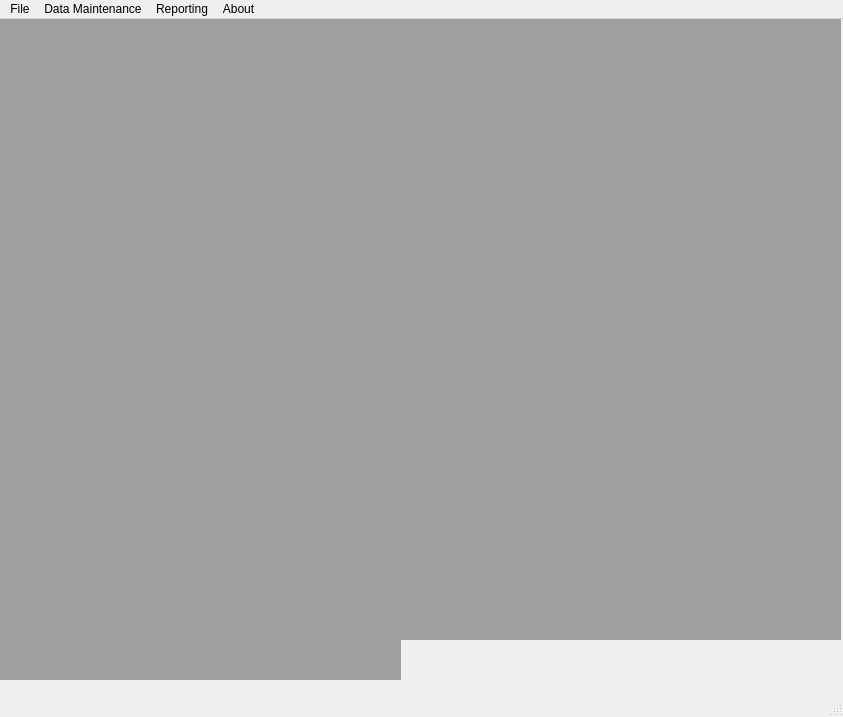
<?xml version="1.0" encoding="UTF-8"?>
<ui version="4.0">
 <class>MainWindow</class>
 <widget class="QMainWindow" name="MainWindow">
  <property name="geometry">
   <rect>
    <x>0</x>
    <y>0</y>
    <width>843</width>
    <height>717</height>
   </rect>
  </property>
  <property name="windowTitle">
   <string>MainWindow</string>
  </property>
  <widget class="QWidget" name="centralwidget">
   <widget class="QMdiArea" name="mdiArea">
    <property name="geometry">
     <rect>
      <x>0</x>
      <y>0</y>
      <width>401</width>
      <height>351</height>
     </rect>
    </property>
    <widget class="QWidget" name="subwindow_sportsEvent">
     <property name="windowTitle">
      <string>Subwindow</string>
     </property>
     <widget class="QLineEdit" name="lineEdit_venue">
      <property name="geometry">
       <rect>
        <x>140</x>
        <y>60</y>
        <width>201</width>
        <height>20</height>
       </rect>
      </property>
     </widget>
     <widget class="QLineEdit" name="lineEdit_Title">
      <property name="geometry">
       <rect>
        <x>140</x>
        <y>100</y>
        <width>201</width>
        <height>20</height>
       </rect>
      </property>
     </widget>
     <widget class="QLineEdit" name="lineEdit_Date">
      <property name="geometry">
       <rect>
        <x>140</x>
        <y>140</y>
        <width>201</width>
        <height>20</height>
       </rect>
      </property>
     </widget>
     <widget class="QLineEdit" name="lineEditStartTime">
      <property name="geometry">
       <rect>
        <x>140</x>
        <y>180</y>
        <width>201</width>
        <height>20</height>
       </rect>
      </property>
     </widget>
     <widget class="QLineEdit" name="lineEdit_EndTime">
      <property name="geometry">
       <rect>
        <x>140</x>
        <y>220</y>
        <width>201</width>
        <height>20</height>
       </rect>
      </property>
     </widget>
     <widget class="QLabel" name="label_venue">
      <property name="geometry">
       <rect>
        <x>60</x>
        <y>60</y>
        <width>71</width>
        <height>20</height>
       </rect>
      </property>
      <property name="font">
       <font>
        <family>MS PGothic</family>
        <pointsize>8</pointsize>
        <weight>75</weight>
        <bold>true</bold>
       </font>
      </property>
      <property name="text">
       <string>Event Venue</string>
      </property>
     </widget>
     <widget class="QLabel" name="labelTitle">
      <property name="geometry">
       <rect>
        <x>60</x>
        <y>100</y>
        <width>61</width>
        <height>16</height>
       </rect>
      </property>
      <property name="font">
       <font>
        <family>MS PGothic</family>
        <weight>75</weight>
        <bold>true</bold>
       </font>
      </property>
      <property name="text">
       <string>Event Title</string>
      </property>
     </widget>
     <widget class="QLabel" name="labelDate">
      <property name="geometry">
       <rect>
        <x>60</x>
        <y>140</y>
        <width>61</width>
        <height>16</height>
       </rect>
      </property>
      <property name="font">
       <font>
        <family>MS PGothic</family>
        <weight>75</weight>
        <bold>true</bold>
       </font>
      </property>
      <property name="text">
       <string>Event Date</string>
      </property>
     </widget>
     <widget class="QLabel" name="labelStartTime">
      <property name="geometry">
       <rect>
        <x>60</x>
        <y>180</y>
        <width>61</width>
        <height>16</height>
       </rect>
      </property>
      <property name="font">
       <font>
        <family>MS PGothic</family>
        <weight>75</weight>
        <bold>true</bold>
       </font>
      </property>
      <property name="text">
       <string>Start Time</string>
      </property>
     </widget>
     <widget class="QLabel" name="label_EndTime">
      <property name="geometry">
       <rect>
        <x>60</x>
        <y>220</y>
        <width>61</width>
        <height>16</height>
       </rect>
      </property>
      <property name="font">
       <font>
        <family>MS PGothic</family>
        <weight>75</weight>
        <bold>true</bold>
       </font>
      </property>
      <property name="text">
       <string>End Time</string>
      </property>
     </widget>
     <widget class="QLabel" name="labelTitle_sportsEvent">
      <property name="geometry">
       <rect>
        <x>70</x>
        <y>10</y>
        <width>231</width>
        <height>31</height>
       </rect>
      </property>
      <property name="text">
       <string>&lt;html&gt;&lt;head/&gt;&lt;body&gt;&lt;p align=&quot;center&quot;&gt;&lt;span style=&quot; font-size:18pt; font-weight:600; color:#c8002f;&quot;&gt;TOURISM EVENTS&lt;/span&gt;&lt;/p&gt;&lt;/body&gt;&lt;/html&gt;</string>
      </property>
     </widget>
     <widget class="QLabel" name="labelNumGuest">
      <property name="geometry">
       <rect>
        <x>20</x>
        <y>260</y>
        <width>101</width>
        <height>20</height>
       </rect>
      </property>
      <property name="font">
       <font>
        <family>MS PGothic</family>
        <weight>75</weight>
        <bold>true</bold>
       </font>
      </property>
      <property name="text">
       <string>Number of Guests</string>
      </property>
     </widget>
     <widget class="QLineEdit" name="lineEdit_NumGuest">
      <property name="geometry">
       <rect>
        <x>140</x>
        <y>260</y>
        <width>201</width>
        <height>20</height>
       </rect>
      </property>
     </widget>
     <widget class="QPushButton" name="pushButtonSaveEvent">
      <property name="geometry">
       <rect>
        <x>230</x>
        <y>290</y>
        <width>111</width>
        <height>23</height>
       </rect>
      </property>
      <property name="font">
       <font>
        <family>SimSun</family>
        <weight>75</weight>
        <bold>true</bold>
       </font>
      </property>
      <property name="text">
       <string>SAVE</string>
      </property>
     </widget>
    </widget>
   </widget>
   <widget class="QMdiArea" name="mdiArea_2">
    <property name="geometry">
     <rect>
      <x>400</x>
      <y>0</y>
      <width>441</width>
      <height>311</height>
     </rect>
    </property>
    <widget class="QWidget" name="subwindowVenueList">
     <property name="windowTitle">
      <string>Subwindow</string>
     </property>
     <widget class="QLabel" name="labelVenuTitle">
      <property name="geometry">
       <rect>
        <x>130</x>
        <y>5</y>
        <width>151</width>
        <height>31</height>
       </rect>
      </property>
      <property name="text">
       <string>&lt;html&gt;&lt;head/&gt;&lt;body&gt;&lt;p&gt;&lt;span style=&quot; font-size:18pt; font-weight:600; color:#c80321;&quot;&gt;VENUE LIST&lt;/span&gt;&lt;/p&gt;&lt;/body&gt;&lt;/html&gt;</string>
      </property>
     </widget>
     <widget class="QPushButton" name="pushButtonReloadVenue">
      <property name="geometry">
       <rect>
        <x>264</x>
        <y>250</y>
        <width>111</width>
        <height>23</height>
       </rect>
      </property>
      <property name="font">
       <font>
        <family>SimSun</family>
        <weight>75</weight>
        <bold>true</bold>
       </font>
      </property>
      <property name="text">
       <string>Reload Events</string>
      </property>
     </widget>
     <widget class="QListWidget" name="listWidgetVenueList">
      <property name="geometry">
       <rect>
        <x>15</x>
        <y>40</y>
        <width>351</width>
        <height>192</height>
       </rect>
      </property>
     </widget>
    </widget>
   </widget>
   <widget class="QMdiArea" name="mdiArea_4">
    <property name="geometry">
     <rect>
      <x>400</x>
      <y>310</y>
      <width>441</width>
      <height>311</height>
     </rect>
    </property>
    <widget class="QWidget" name="subwindow_SportsVenue">
     <property name="windowTitle">
      <string>Subwindow</string>
     </property>
     <widget class="QLabel" name="labelTitle_sportsVenue">
      <property name="geometry">
       <rect>
        <x>70</x>
        <y>10</y>
        <width>231</width>
        <height>31</height>
       </rect>
      </property>
      <property name="text">
       <string>&lt;html&gt;&lt;head/&gt;&lt;body&gt;&lt;p align=&quot;center&quot;&gt;&lt;span style=&quot; font-size:18pt; font-weight:600; color:#c8002f;&quot;&gt;TOURISM VENUE&lt;/span&gt;&lt;/p&gt;&lt;/body&gt;&lt;/html&gt;</string>
      </property>
     </widget>
     <widget class="QLineEdit" name="lineEditVName">
      <property name="geometry">
       <rect>
        <x>100</x>
        <y>60</y>
        <width>271</width>
        <height>20</height>
       </rect>
      </property>
     </widget>
     <widget class="QLineEdit" name="lineEdit_Address">
      <property name="geometry">
       <rect>
        <x>100</x>
        <y>100</y>
        <width>271</width>
        <height>20</height>
       </rect>
      </property>
     </widget>
     <widget class="QLineEdit" name="lineEdit_Capacity">
      <property name="geometry">
       <rect>
        <x>100</x>
        <y>140</y>
        <width>271</width>
        <height>20</height>
       </rect>
      </property>
     </widget>
     <widget class="QLabel" name="labelVName">
      <property name="geometry">
       <rect>
        <x>10</x>
        <y>60</y>
        <width>71</width>
        <height>20</height>
       </rect>
      </property>
      <property name="font">
       <font>
        <family>MS PGothic</family>
        <pointsize>8</pointsize>
        <weight>75</weight>
        <bold>true</bold>
       </font>
      </property>
      <property name="text">
       <string>Venue Name</string>
      </property>
     </widget>
     <widget class="QLabel" name="label_VenueAddress">
      <property name="geometry">
       <rect>
        <x>10</x>
        <y>100</y>
        <width>91</width>
        <height>20</height>
       </rect>
      </property>
      <property name="font">
       <font>
        <family>MS PGothic</family>
        <pointsize>8</pointsize>
        <weight>75</weight>
        <bold>true</bold>
       </font>
      </property>
      <property name="text">
       <string>Venue Address</string>
      </property>
     </widget>
     <widget class="QLabel" name="label_Capacity">
      <property name="geometry">
       <rect>
        <x>10</x>
        <y>140</y>
        <width>71</width>
        <height>20</height>
       </rect>
      </property>
      <property name="font">
       <font>
        <family>MS PGothic</family>
        <pointsize>8</pointsize>
        <weight>75</weight>
        <bold>true</bold>
       </font>
      </property>
      <property name="text">
       <string>Capacity</string>
      </property>
     </widget>
     <widget class="QPushButton" name="pushButtonSaveVenue">
      <property name="geometry">
       <rect>
        <x>240</x>
        <y>180</y>
        <width>111</width>
        <height>23</height>
       </rect>
      </property>
      <property name="font">
       <font>
        <family>SimSun</family>
        <weight>75</weight>
        <bold>true</bold>
       </font>
      </property>
      <property name="text">
       <string>SAVE</string>
      </property>
     </widget>
    </widget>
   </widget>
   <widget class="QMdiArea" name="mdiArea_3">
    <property name="geometry">
     <rect>
      <x>0</x>
      <y>350</y>
      <width>401</width>
      <height>311</height>
     </rect>
    </property>
    <widget class="QWidget" name="subwindow_EventList">
     <property name="windowTitle">
      <string>Subwindow</string>
     </property>
     <widget class="QLabel" name="labelTitle_2">
      <property name="geometry">
       <rect>
        <x>110</x>
        <y>0</y>
        <width>151</width>
        <height>31</height>
       </rect>
      </property>
      <property name="text">
       <string>&lt;html&gt;&lt;head/&gt;&lt;body&gt;&lt;p align=&quot;center&quot;&gt;&lt;span style=&quot; font-size:18pt; font-weight:600; color:#c8020f;&quot;&gt;EVENT LIST&lt;/span&gt;&lt;/p&gt;&lt;/body&gt;&lt;/html&gt;</string>
      </property>
     </widget>
     <widget class="QPushButton" name="pushButtonReloadEvent">
      <property name="geometry">
       <rect>
        <x>250</x>
        <y>250</y>
        <width>111</width>
        <height>23</height>
       </rect>
      </property>
      <property name="font">
       <font>
        <family>SimSun</family>
        <weight>75</weight>
        <bold>true</bold>
       </font>
      </property>
      <property name="text">
       <string>Reload Events</string>
      </property>
     </widget>
     <widget class="QListWidget" name="listWidgetEventList">
      <property name="geometry">
       <rect>
        <x>15</x>
        <y>40</y>
        <width>341</width>
        <height>192</height>
       </rect>
      </property>
     </widget>
    </widget>
   </widget>
  </widget>
  <widget class="QMenuBar" name="menubar">
   <property name="geometry">
    <rect>
     <x>0</x>
     <y>0</y>
     <width>843</width>
     <height>21</height>
    </rect>
   </property>
   <widget class="QMenu" name="menuSubWindows">
    <property name="title">
     <string>File</string>
    </property>
    <addaction name="actionArrange_Casscade"/>
    <addaction name="actionArrange_Tile"/>
    <addaction name="separator"/>
    <addaction name="actionExit"/>
   </widget>
   <widget class="QMenu" name="menuData_Maintenance">
    <property name="title">
     <string>Data Maintenance</string>
    </property>
    <widget class="QMenu" name="menuOlympic_Events">
     <property name="title">
      <string>Sports Events</string>
     </property>
     <addaction name="actionAdd_New_Event"/>
     <addaction name="actionEdit_Existing_Event"/>
     <addaction name="actionDelete_Existing"/>
     <addaction name="actionShow_File_ContentEvent"/>
    </widget>
    <widget class="QMenu" name="menuOlympic_Venues">
     <property name="title">
      <string>Sports Venue</string>
     </property>
     <addaction name="actionAdd_New_Venue"/>
     <addaction name="actionEdit_Existing_Record"/>
     <addaction name="actionDelete_Existing_Record"/>
     <addaction name="actionShow_File_Content_Venue"/>
    </widget>
    <addaction name="menuOlympic_Events"/>
    <addaction name="menuOlympic_Venues"/>
   </widget>
   <widget class="QMenu" name="menuReport">
    <property name="title">
     <string>Reporting</string>
    </property>
   </widget>
   <widget class="QMenu" name="menuAbout">
    <property name="title">
     <string>About</string>
    </property>
   </widget>
   <addaction name="menuSubWindows"/>
   <addaction name="menuData_Maintenance"/>
   <addaction name="menuReport"/>
   <addaction name="menuAbout"/>
  </widget>
  <widget class="QStatusBar" name="statusbar"/>
  <action name="actionArrange_Casscade">
   <property name="text">
    <string>Arrange Casscade</string>
   </property>
  </action>
  <action name="actionArrange_Tile">
   <property name="text">
    <string>Arrange Tile</string>
   </property>
  </action>
  <action name="actionExit">
   <property name="text">
    <string>Exit</string>
   </property>
  </action>
  <action name="actionAdd_New_Event">
   <property name="text">
    <string>Add New Event</string>
   </property>
  </action>
  <action name="actionEdit_Existing_Event">
   <property name="text">
    <string>Edit Existing Event</string>
   </property>
  </action>
  <action name="actionDelete_Existing">
   <property name="text">
    <string>Delete Existing</string>
   </property>
  </action>
  <action name="actionShow_File_ContentEvent">
   <property name="text">
    <string>Show File Content</string>
   </property>
  </action>
  <action name="actionAdd_New_Venue">
   <property name="text">
    <string>Add New Venue</string>
   </property>
  </action>
  <action name="actionEdit_Existing_Record">
   <property name="text">
    <string>Edit Existing Record</string>
   </property>
  </action>
  <action name="actionDelete_Existing_Record">
   <property name="text">
    <string>Delete Existing Record</string>
   </property>
  </action>
  <action name="actionShow_File_Content_Venue">
   <property name="text">
    <string>Show File Content</string>
   </property>
  </action>
 </widget>
 <resources/>
 <connections/>
</ui>
